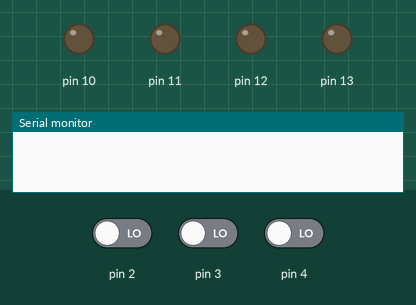
This sketch was run on a simulated Arduino Uno, built with avr-gcc and run on an emulated ATmega328P. On the bench: output pins drawn as LEDs (lit = HIGH), the last lines printed to the serial monitor. Dashed ring = blinking. The test bench sets the inputs (shaded band); at power-on: pin 2 LOW, pin 3 LOW, pin 4 LOW.

Above: at 1.2 s.
1.3 s: pin 2 driven HIGH
At 1.55 s:
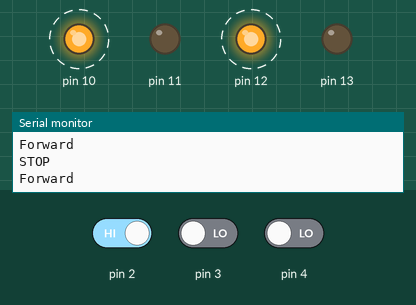
4.3 s: pin 3 driven HIGH
At 4.55 s:
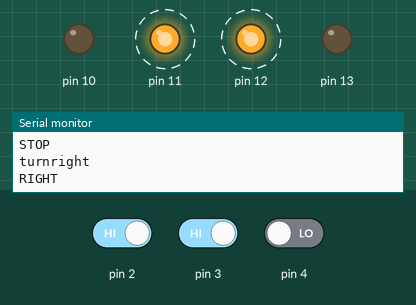
7.3 s: pin 2 driven LOW
At 7.55 s:
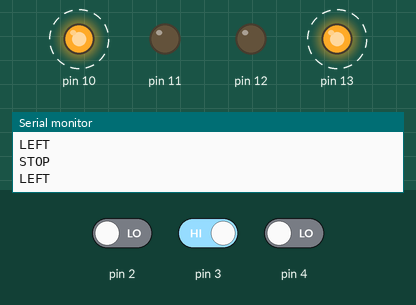
10.3 s: pin 3 driven LOW
At 10.3 s:
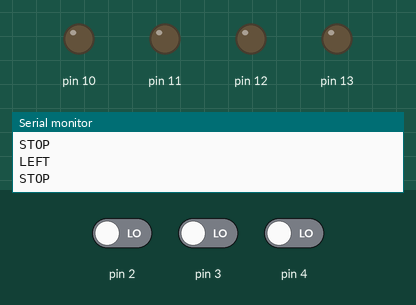
11.8 s: pin 4 driven HIGH
At 12.05 s:
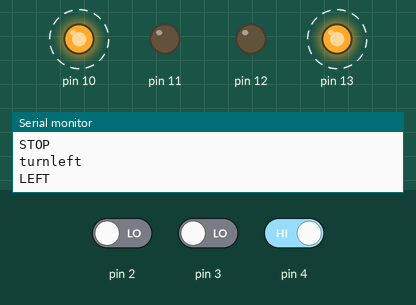
Timing chart, 0 to 15.8 s (numbered marks = the images above; inputs shaded):
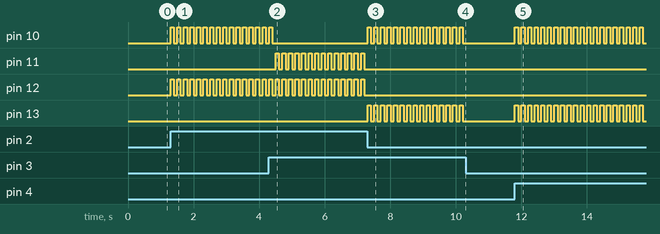

The sketch:

MAZE.ino
```cpp
void setup() {
  // put your setup code here, to run once:

  Serial.begin(9600);
  pinMode(10,OUTPUT);
  pinMode(11,OUTPUT);
  pinMode(12,OUTPUT);
  pinMode(13,OUTPUT);

    pinMode(2,INPUT);
  pinMode(3,INPUT);
  pinMode(4,INPUT);


}


void moveRobot(String motion){

    if(motion =="F"){

    digitalWrite(10,HIGH);
    digitalWrite(11,LOW);
    digitalWrite(12,HIGH);
    digitalWrite(13,LOW);

    Serial.println("Forward");
    }

    if(motion =="B"){

    digitalWrite(10,LOW);
    digitalWrite(11,HIGH);
    digitalWrite(12,LOW);
    digitalWrite(13,HIGH);

    Serial.println("BACKWARD");
    }
        if(motion =="L"){

    digitalWrite(10,HIGH);
    digitalWrite(11,LOW);
    digitalWrite(12,LOW);
    digitalWrite(13,HIGH);

    Serial.println("LEFT");
    }
        if(motion =="R"){

    digitalWrite(10,LOW);
    digitalWrite(11,HIGH);
    digitalWrite(12,HIGH);
    digitalWrite(13,LOW);

    Serial.println("RIGHT");
    }
     if(motion =="S"){

    digitalWrite(10,LOW);
    digitalWrite(11,LOW);
    digitalWrite(12,LOW);
    digitalWrite(13,LOW);

    Serial.println("STOP");
    }


}

   void turnleft(){


    Serial.println("turnleft");

    int M_temp=1;
    while(M_temp != 0){


      moveRobot("L");
      delay(100);

        moveRobot("S");
      delay(100);

      M_temp = digitalRead(3);


      }
    }


       void turnright(){


    Serial.println("turnright");

    int L_temp=1;
    while(L_temp != 0){


      moveRobot("R");
      delay(100);

        moveRobot("S");
      delay(100);

      L_temp = digitalRead(2);


      }
    }

void loop() {

  int Le = digitalRead(2);
  int Me = digitalRead(3);
   int Re = digitalRead(4);

   if((Le==0 && Me==0 && Re==1)){


    turnleft();
   }

     if((Le==0 && Me==1 && Re==0)){


    turnleft();
   }

     if((Le==0 && Me==1 && Re==1)){


    turnleft();
   }

     if((Le==1 && Me==0 && Re==0)){

      moveRobot("F");
      delay(100);

       moveRobot("S");
      delay(100);


   }

    if((Le==1 && Me==0 && Re==1)){

      moveRobot("F");
      delay(100);

       moveRobot("S");
      delay(100);

    }
     if((Le==1 && Me==1 && Re==0)){

      moveRobot("F");
      delay(100);

       moveRobot("S");
      delay(100);
      turnright();
     }

     if((Le==1 && Me==1 && Re==1)){

      moveRobot("F");
      delay(100);

       moveRobot("S");
      delay(100);

      int L_temp = digitalRead(2);
      int M_temp = digitalRead(3);
      int R_temp = digitalRead(4);


       if((L_temp==1 && M_temp==1 && R_temp==1)){

       turnleft();
     }

       if((Le==0 && Me==0 && Re==0)){

      moveRobot("F");
      delay(200);

       moveRobot("S");
      delay(200);

      int L_temp = digitalRead(2);
      int M_temp = digitalRead(3);
      int R_temp = digitalRead(4);


       if((L_temp==0 && M_temp==0 && R_temp==0)){

       moveRobot("S");

       exit(0);
     }
      else{

        turnleft();
        }
      }
     }
}
```

Measured:
- after the input at 1.3 s, pin 10, pin 12: alternates HIGH for 0.10 s and LOW for 0.10 s, starting at once
- after the input at 4.3 s, pin 10: goes on until 4.4 s, then stays LOW; pin 11: alternates HIGH for 0.10 s and LOW for 0.10 s, starting after 0.20 s
- after the input at 7.3 s, pin 10, pin 13: alternates HIGH for 0.10 s and LOW for 0.10 s, starting at once; pin 11, pin 12: stops changing and stays LOW
- after the input at 10.3 s, pin 10, pin 13: stops changing and stays LOW
- after the input at 11.8 s, pin 10, pin 13: alternates HIGH for 0.10 s and LOW for 0.10 s, starting at once
